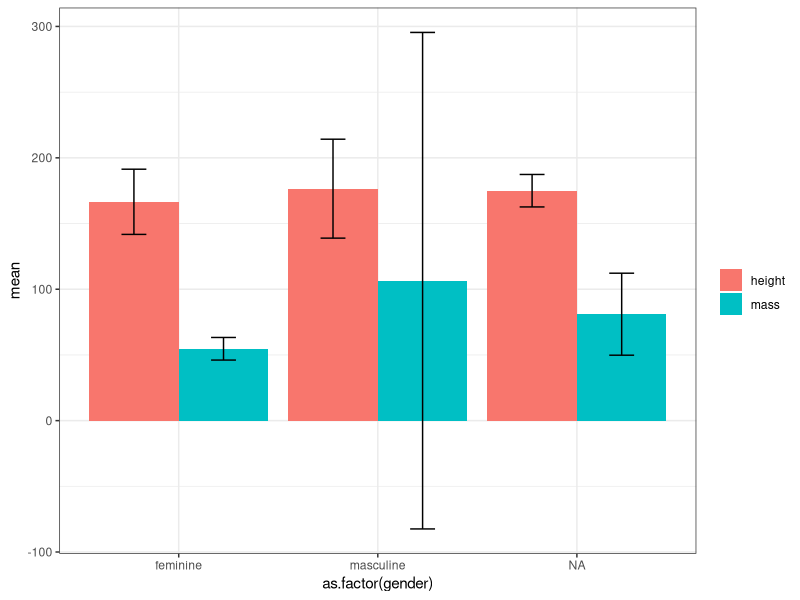

Generate this figure with R:
## ---- chunk 1
# RMarkdown set-up; disregard this 
knitr::opts_chunk$set(echo = TRUE, include = TRUE, message = FALSE, warning = FALSE, tidy = TRUE)
options(digits = 3, scipen = 999)
## ---- chunk 2
library(tidyverse)
## ---- chunk 3
data(starwars)
## ---- chunk 4
glimpse(starwars)
## ---- chunk 5
starwars %>% 
  group_by(gender) %>% # step 1) mean centering height around gender
  mutate(height_mc = height - mean(height, na.rm = T)) %>% 
  lm(mass ~ height_mc, # step 2) then run a regression model using the mean-centered height
     data = .) %>% 
  summary # step 3) see the summary table
## ---- chunk 6
starwars %>% 
  #filter(mass < 1000) %>% 
  group_by(gender) %>% 
  summarize_at(vars(c("height", "mass")), list(~mean(., na.rm = T), ~sd(.,na.rm = T))) %>% 
  pivot_longer(cols = -gender, 
               names_to = c("var", "stat"),
               names_sep = "_",
               values_to = "value") %>% 
  spread(stat, value) %>% 
  ggplot(aes(x = as.factor(gender), y = mean, fill = as.factor(var))) +
  geom_col(position = position_dodge(width=0.9)) +
  geom_errorbar(aes(ymin = mean - sd, ymax = mean + sd), 
                position = position_dodge(width=0.9), width = 0.25) + 
  scale_fill_discrete("") +
  theme_bw()
  
## ---- chunk 7
head(starwars[ ,c("height", "mass")])
## ---- chunk 8
starwars %>% 
  select(height, mass) %>% 
  head()
## ---- chunk 9
starwars %>% 
  select(-starts_with("s")) %>% 
  head()
## ---- chunk 10
starwars[c(starwars$mass<1000 & starwars$height > 100), ]
## ---- chunk 11
starwars %>% 
  filter(mass < 1000, height > 100)
## ---- chunk 12
starwars %>% 
  filter(!is.na(mass)) # choosing observations that do NOT have missing data for mass 
  
## ---- chunk 13

## ---- chunk 14
starwars %>% 
  mutate(bmi = 703 * mass/(height^2)) %>% 
  select(name, height, mass, bmi) %>% 
  head()
## ---- chunk 15
example_data <- readr::read_csv(here::here("dataset", "example_data.csv"))
## ---- chunk 16
reverse_x <- function(x, max) {
  ifelse(is.na(x) == FALSE, (max + 1) - x , NA)
}
## ---- chunk 17
example_data <- example_data %>% 
  mutate_at(vars(paste("BFI", c(1, 3:5, 7, 11), sep = "_")),  # selecting which variables to reverse score
            ~reverse_x(., max = 5)) %>% # apply our custom functions 
  mutate(extraversion = rowMeans(cbind(BFI_1, BFI_6), na.rm = T), # then create a new variable to store aggregate scores
         conscientiousness = rowMeans(cbind(BFI_3, BFI_8), na.rm = T),
         neuroticism = rowMeans(cbind(BFI_4, BFI_9, BFI_11), na.rm = T),
         agreableness = rowMeans(cbind(BFI_2, BFI_7), na.rm = T),
         openness = rowMeans(cbind(BFI_5, BFI_10), na.rm = T))
  
## ---- chunk 18
starwars %>% 
  summarize(height_mean = mean(height, na.rm = T),
            height_sd = sd(height, na.rm = T),
            mass_mean = mean(mass, na.rm = T),
            mass_sd = sd(mass, na.rm = T))
## ---- chunk 19
# alternatively, you can use `summarize_at()` if you are feeling terse
starwars %>% 
  summarise_at(vars(height, mass), # variables we want to apply functions on
               list(~mean(., na.rm = T), # first function 
                    ~sd(., na.rm = T))) # second function
## ---- chunk 20
starwars %>% 
  summarize(height_n = n(),
            height_mean = mean(height, na.rm = T),
            height_sd = sd(height, na.rm = T),
            height_min = min(height, na.rm = T),
            height_max = max(height, na.rm = T),
            height_na = sum(is.na(height)))
## ---- chunk 21
starwars %>% 
  summarize_at(.vars = vars("height", "mass"), # specify which variables  
               .funs = list(~mean(., na.rm = T), # list of functions you want to apply
                    ~sd(., na.rm = T),
                    ~min(., na.rm = T),
                    ~max(., na.rm = T),
                    ~sum(is.na(.)))) %>% 
  pivot_longer(cols = everything(), # (optional) to make the summary table easier to read  
               names_to = c(".value", "test"),
               names_sep = "_")
## ---- chunk 22
starwars %>% 
  group_by(gender) %>% # grouping our data based on gender
  summarise_at(vars(height, mass), 
               list(~mean(., na.rm = T), 
                    ~sd(., na.rm = T))) 
## ---- chunk 23

